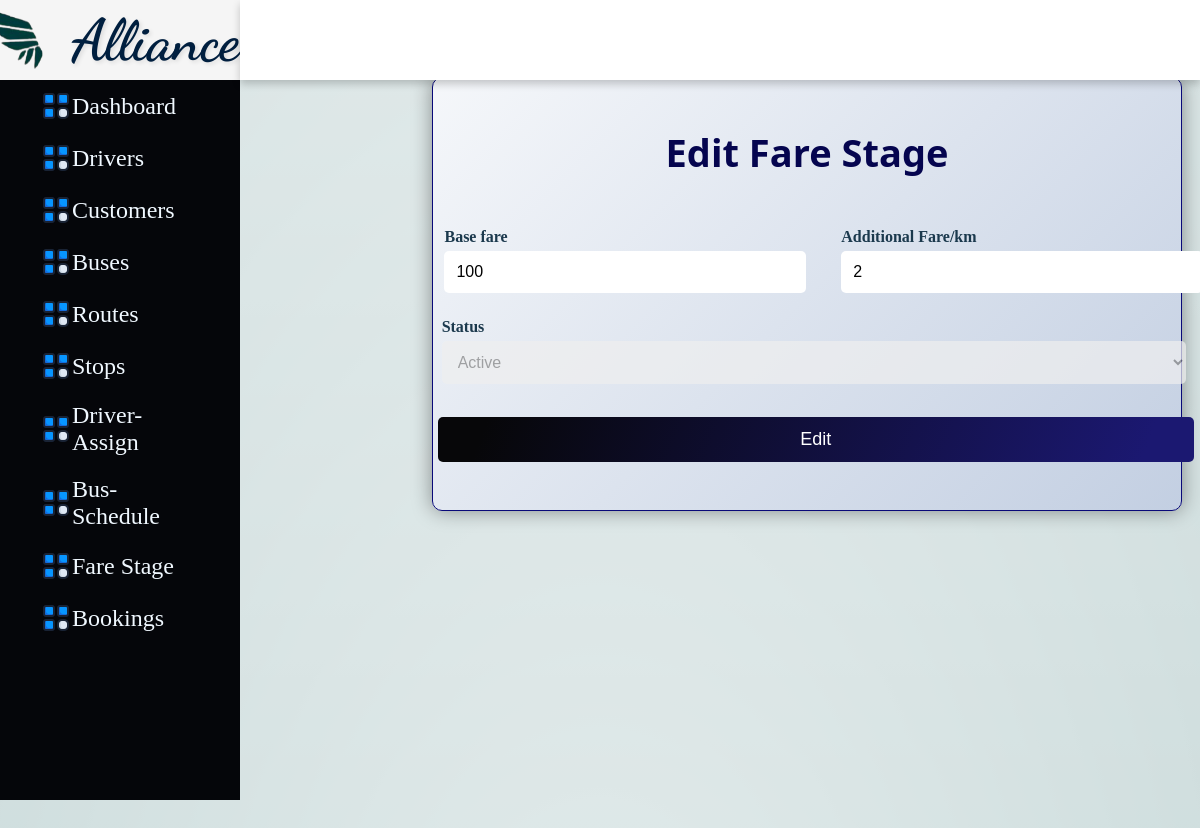
/Ufarestage.php?Farestage_id=1 (signed in), run on the app's committed database.
### tables this page shows
CREATE TABLE `tbl_farestage` (
  `Farestage_id` int(11) NOT NULL,
  `Base_fare` decimal(5,0) NOT NULL,
  `Additional_fare` decimal(5,0) NOT NULL,
  `F_status` tinyint(1) NOT NULL
);

### Ufarestage.php (the view, shortened to what this page needs)
<html>
    <head>
        <link rel="stylesheet" href="Style.css">
        <link rel="stylesheet" href="Aufarestage.css">
    </head>
    <body>
        <div class="side-menu">
            <div class="brand-name">
                <div class="logo">
                    <img src="logo2.png">
                </div>
            <h1>Alliance</h1>
        </div>
        <ul class="ui">
        <li><a href="admin.php"><img src="ui.png"> Dashboard </a></li>
          <li><a href="Driver.php"><img src="ui.png">Drivers</a></li>
          <li><a href="Cust.php"><img src="ui.png">Customers</a></li>
          <li><a href="Bus.php"><img src="ui.png">Buses</a></li>
          <li><a href="Route.php"><img src="ui.png">Routes</a></li>
          <li><a href="Stop.php"><img src="ui.png">Stops</a></li>
          <li><a href="Driverbus.php"><img src="ui.png">Driver-Assign</a></li>
          <li><a href="Busroute.php"><img src="ui.png">Bus-Schedule</a></li>
          <li><a href="Farestage.php"><img src="ui.png">Fare Stage</a></li>
          <li><a href="Abooking_view.php"><img src="ui.png">Bookings</a></li>
        </ul>
        </div>
        <div class="container">
            <div class="header">
                <div class="nav">
                <div class="user">
                    <div class="img-case">
                    </div>
                </div>
                </div>
            </div>
            <div class="content">
                    <div class="main">
                        <div class="form">
                <?php
                    include 'Dbconnect.php';
              $row = null;
                    function sanitizeInput($data) {
                        $data = trim($data);
                        $data = stripslashes($data);
                        $data = htmlspecialchars($data);
                        return $data;
                    }
                    if (isset($_POST['Update'])) {
                        $id = sanitizeInput($_POST['Farestage_id']);
                        $Bf = sanitizeInput($_POST['Base_fare']);
                        $Af = sanitizeInput($_POST['Additional_fare']);
                        $status = $_POST['F_status'];
                                $sql = "UPDATE tbl_Farestage SET  Base_fare='$Bf', Additional_fare='$Af',
                                       F_status='$status' WHERE Farestage_id=$id";
                                if (mysqli_query($conn, $sql)) {
                                    echo "<script> alert(\"Fare updated successfully\");</script>";
                                    echo "<script>window.location.href='Farestage.php';</script>";
                                    exit;
                                } else {
                                    echo "Error updating record: " . mysqli_error($conn);
                                }
                            }
                               elseif (isset($_GET['Farestage_id'])) {
                        $id = sanitizeInput($_GET['Farestage_id']);
                        $sql = "SELECT * FROM tbl_farestage WHERE Farestage_id=$id";
                        $result = mysqli_query($conn, $sql);
                        if (mysqli_num_rows($result) > 0) {
                            $row = mysqli_fetch_assoc($result);
                        } else {
                            echo "<script> alert(\"No fare found with the specified ID\");</script>";
                            echo "<script>window.location.href='Ufarestage.php';</script>";
                            exit;
                        }
                    }
                    ?>
                            <form action="Ufarestage.php" method="post">
                            <h1>Edit Fare Stage</h1>
                            <div class="form-row">
                        </div>
                              <div class="form-row">
                                <div class="form-group">
                                  <label for="Base_fare">Base fare</label>
                                  <input type="number" id="Base_fare" name="Base_fare" value="<?php echo $row['Base_fare'] ?? ''; ?>" readonly required>
                                </div>
                                <div class="form-group">
                                  <label for="Additional_fare">Additional Fare/km</label>
                                  <input type="number" id="Additional_fare" name="Additional_fare" value="<?php echo $row['Additional_fare'] ?? ''; ?>" readonly  required>
                                </div>
                                </div>
                                <div class="form-group" id="select">
                                <label for="F_status">Status</label>
                                    <select id="F_status" name="F_status" disabled required>
                                        <option value="1" <?php if (isset($row['F_status']) && trim($row['F_status']) === '1') echo 'selected'; ?>>Active</option>
                                    </select>
                            </div>
                                <br>
                          <div class="form-group">
                        <input type="button" value="Edit" onclick="enableFormFields()">
                      </div>
                              </div>
                          </div>
                              </div>
                          </div>
    </body>
</html>

### Style.css (style rules this page uses)
* { margin: 0; padding: 0%; box-sizing: border-box; }
body { min-height: 100vh; }
a { text-decoration: none; }
li { list-style: none; }
h1,h2 { color:#090979; }
.side-menu li a { font-size: 24px; padding: 10px 40px; color: aliceblue; display: flex; align-items: center; }
.container { position: absolute; background-size: 100%; right: 0; width: 80vw; height: 100vh; }
.container .header { position: fixed; top: 0%; width: 80vw; height: 10vh; background: white; display: flex; align-items: center; justify-content: center; box-shadow: 0 4px 8px 0 rgba(0,0,0,0.2); z-index: 1; }
.container .header .nav { width: 90%; display: flex; align-items: center; }
.container .header .nav .user { flex: 1; display: flex; justify-content: space-between; align-items: center; }
.container .header .nav .user .img-case { position: relative; width: 50px; height: 50px; }
ul.ui img { height: 20%; width: 20%; }

### Aufarestage.css (style rules this page uses)
body { align-items: center; background-color: #CDDCDC; background-image: radial-gradient(at 50% 100%, rgba(255,255,255,0.50) 0%, rgba(0,0,0,0.50) 100%), linear-gradient(to bottom, rgba(255,255,255,0.25) 0%, rgba(0,0,0,0.25) 100%); background-blend-mode: screen, overlay; height: 100%; }
.form { margin-top: 8%; background-image: linear-gradient(135deg, #f5f7fa 0%, #c3cfe2 100%); color: #1B394D; padding: 5% 8%; border-radius: 10px; box-shadow: 0 0 20px rgba(0, 0, 0, 0.4); max-width: 750px; border: 1px solid #090979; display: flex; justify-content: center; align-items: center; margin-left: 20%; animation: floatUp 1s ease-in-out; }
.form h1 { color:#05054f; text-align: center; margin-bottom: 20px; font-size: 38px; font-weight: bold; font-family: 'Segoe UI', Tahoma, Geneva, Verdana, sans-serif; }
.form-row { display: flex; padding: 10px; flex-wrap: wrap; gap:8%; margin-left: -27%; }
.form-group { flex: 1; margin-right: 80px; justify-content: space-between; }
label { display: block; margin-bottom: 5px; color: #1B394D; font-weight: bold; margin-left: 33%; }
input[type="text"], input[type="number"], input[type="email"], input[type="tel"], input[type="time"], input[type="date"], input[type="password"], select { margin-left: 33%; width: 140%; padding: 12px; font-size: 16px; border: none; border-radius: 5px; margin-bottom: 15px; transition: border-color 0.3s ease, transform 0.3s ease; }
input[type="submit"] , input[type="button"] { background: linear-gradient( 111.4deg, rgba(7,7,9,1) 6.5%, rgba(27,24,113,1) 93.2% ); margin-left: -14%; width:147%; color: #fff; font-size: 18px; padding: 12px 24px; border: none; border-radius: 5px; cursor: pointer; transition: background-color 0.3s ease; }
#select { margin-left: -30%; width:96.5%; }
.side-menu { position: fixed; background: #05060A; width:20vw; min-height:100vh; display: flex; flex-direction: column; }
.side-menu .brand-name { background: whitesmoke; height: 10vh; display: flex; align-items: center; justify-content: center; }
.side-menu .brand-name h1 { margin-left: -20%; font-family: 'Dancing Script', cursive; font-size: 58px; color: #001F3F; text-shadow: 2px 2px 4px rgba(0, 0, 0, 0.1); }
.side-menu .brand-name img { margin-left: -30%; height:85%; width:85%; }
body { align-items: center; background-color: #CDDCDC; background-image: radial-gradient(at 50% 100%, rgba(255,255,255,0.50) 0%, rgba(0,0,0,0.50) 100%), linear-gradient(to bottom, rgba(255,255,255,0.25) 0%, rgba(0,0,0,0.25) 100%); background-blend-mode: screen, overlay; height: 160%; }
#select { margin-left: -41%; width:89.5%; }

### Dbconnect.php (style rules this page uses)
body { user-select: none; }

### data on the page
tbl_farestage: Base_fare "100", Additional_fare "2", F_status "Active"
